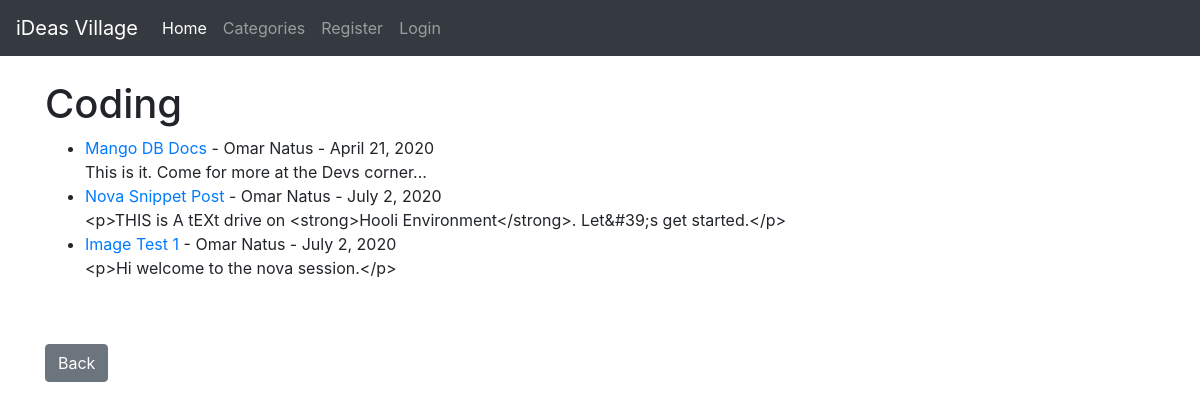
/category/coding/, run on the app's committed database.
### blog/models.py (models this page shows, shortened)
class Post(models.Model):
    title = models.CharField(max_length=255)
    header_image = models.ImageField(null=True, blank=True, upload_to='img/')
    title_tag = models.CharField(max_length=255)
    author = models.ForeignKey(User, on_delete=models.CASCADE)
    body = RichTextField(blank=True, null=True)
    post_date = models.DateField(auto_now_add=True)
    category = models.CharField(max_length=255, default='coding')
    snippet = models.CharField(max_length=255)
    likes = models.ManyToManyField(User, related_name='blog_posts')

### blog/views.py (the view)
# urls.py: path('category/<str:cats>/', CategoryView, name='category'),
def CategoryView(request, cats):
    category_posts = Post.objects.filter(category=cats.replace('-', ' '))
    return render(request, 'categories.html',
                  {'cats': cats.title().replace('-', ' '),
                   'category_posts': category_posts})

### blog/templates/categories.html
{% extends 'base.html' %}
{% block content %}
    {% if category_posts %}
        <h1>{{ cats }}</h1>
        <ul>
            {% for post in category_posts %}
                <li>
                    <a href="{% url 'article-detail' post.pk %}">{{ post.title }}</a> -
                    {{ post.author.first_name }}
                    {{ post.author.last_name }} -
                    {{ post.post_date }}
                    <br>
                    {{ post.body|slice:':200' }}
                </li>
            {% endfor %}
        </ul>
        <br> <br>
        <a href="{% url 'home' %}" class="btn btn-secondary">Back</a>
    {% else %}
        <h2>Sorry this page does not exist ...</h2>
    {% endif %}
{% endblock %}

### data on the page
Post: title "Mango DB Docs", author.first_name "Omar", author.last_name "Natus", post_date "April 21, 2020", body "This is it. Come for more at the Devs corner..."
Post: title "Nova Snippet Post", author.first_name "Omar", author.last_name "Natus", post_date "July 2, 2020", body "<p>THIS is A tEXt drive on <strong>Hooli Environment</strong>. Let&#39;s get started.</p>"
Post: title "Image Test 1", author.first_name "Omar", author.last_name "Natus", post_date "July 2, 2020", body "<p>Hi welcome to the nova session.</p>"

### other printed values
{{ cats }} "Coding"
